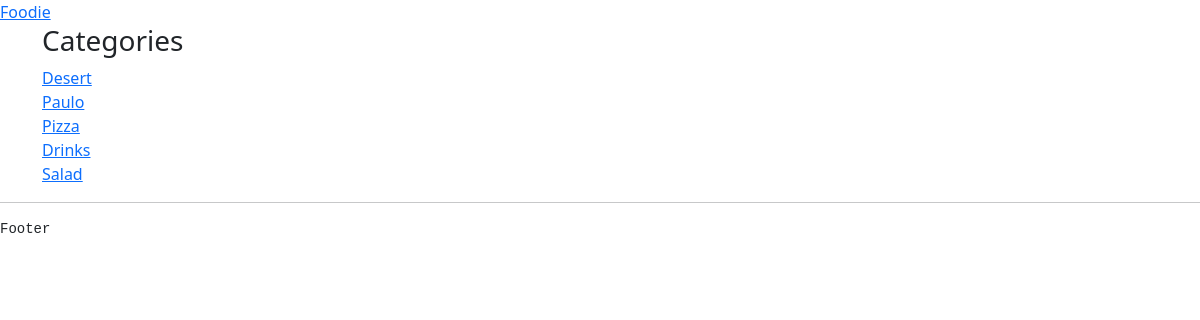
The app's page /, older data.
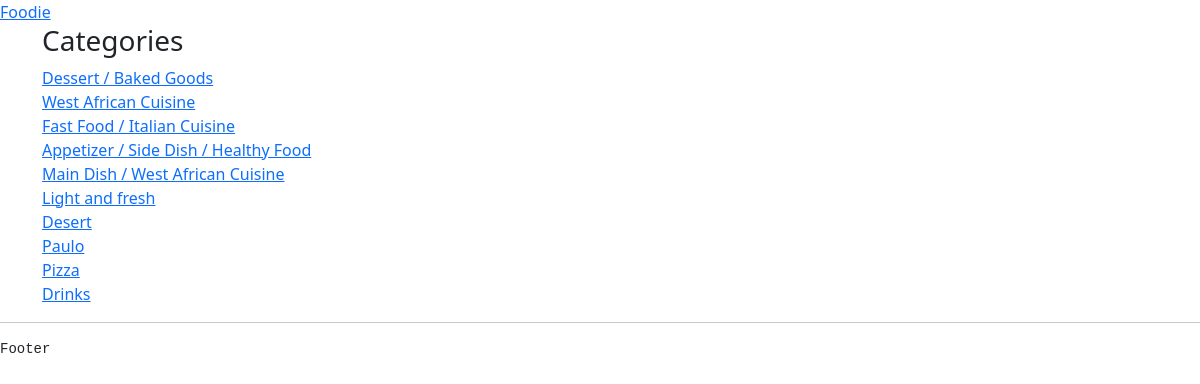
The same page, newer data.
### foodieApp/models.py (models this page shows)
class Category(models.Model):
    name = models.CharField(max_length=100)
    date = models.DateField(auto_now_add=True)
    class Meta:
        ordering = ['-date']
        verbose_name = 'Category'
        verbose_name_plural = 'Categories'
    def __str__(self):
        return self.name

### foodieApp/views.py (the view)
# urls.py: path('', views.index, name='index'),
def index(request):
    categories = Category.objects.all()
    context = {'categories': categories,}
    return render(request, 'foodieApp/index.html', context)

### foodieApp/templates/foodieApp/index.html
{% extends 'base.html' %}
{% block content %}
<h3>Categories</h3>
<div>
    {% for category in categories %}
        <div>
            <a href="{% url 'foodieApp:category_recipes' category.id %}">{{ category }}</a>
        </div>
    {% endfor %}
</div>
{% endblock content %}

Row changes from the older to the newer data that the page shows:
removed Category: name "Salad"
added Category: name "Dessert / Baked Goods"
added Category: name "West African Cuisine"
added Category: name "Fast Food / Italian Cuisine"
added Category: name "Appetizer / Side Dish / Healthy Food"
added Category: name "Main Dish / West African Cuisine"
added Category: name "Light and fresh"
